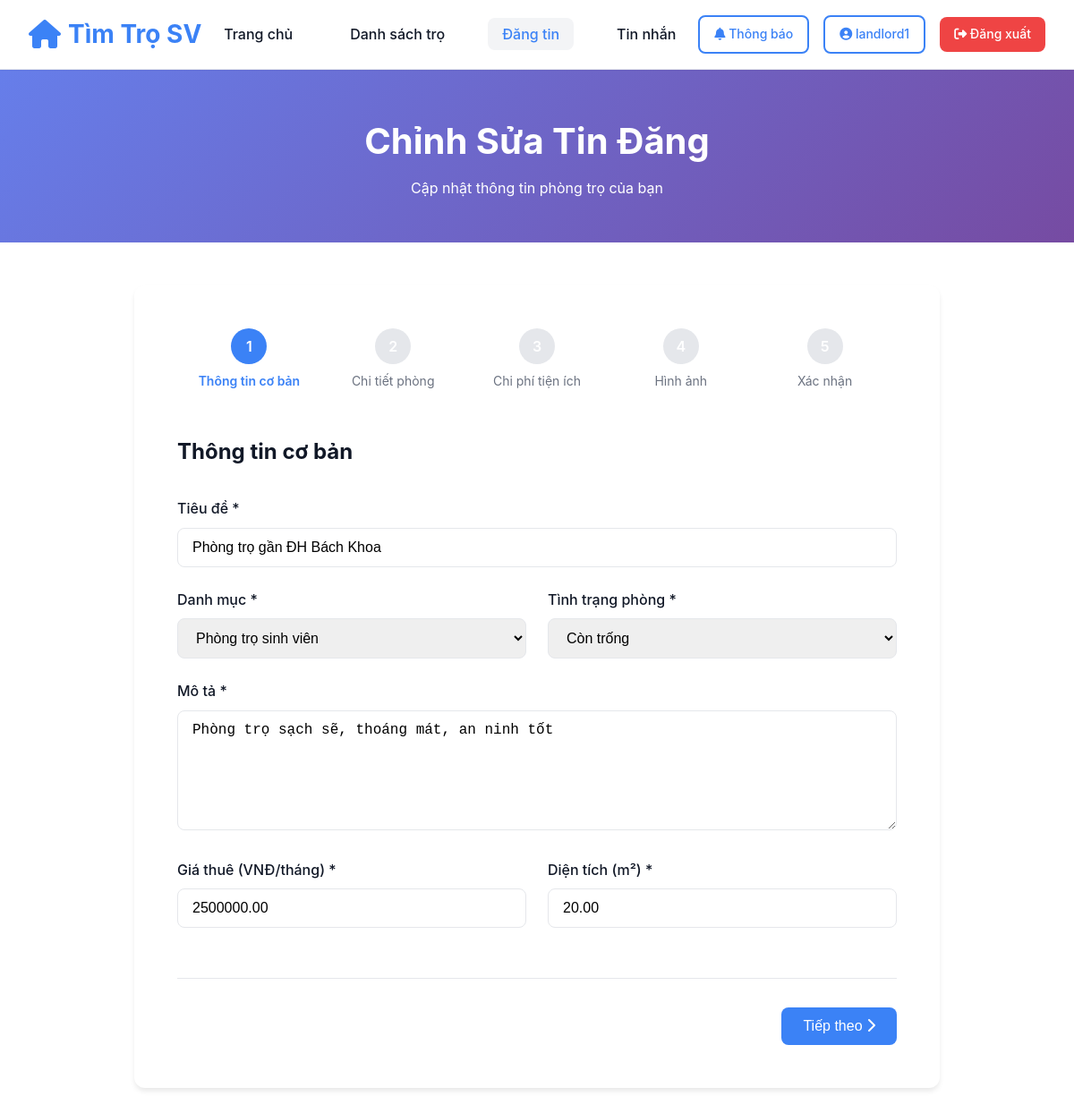
/Views/posts/create.php?id=1 (signed in), run on the app's committed database.
### tables this page shows
CREATE TABLE posts (
    id INT AUTO_INCREMENT PRIMARY KEY,
    user_id INT NOT NULL,
    category_id INT NOT NULL,
    title VARCHAR(255) NOT NULL,
    description TEXT NOT NULL,
    address VARCHAR(255) NOT NULL,
    district VARCHAR(100),
    city VARCHAR(100),
    price DECIMAL(10, 2) NOT NULL,
    area DECIMAL(10, 2),
    room_type ENUM('single', 'shared', 'apartment', 'house') DEFAULT 'single',
    room_status ENUM('available', 'unavailable') DEFAULT 'available',
    max_people INT DEFAULT 1,
    gender ENUM('male', 'female', 'any') DEFAULT 'any',
    amenities TEXT,
    utilities TEXT,
    rules TEXT,
    available_from DATE,
    deposit_amount DECIMAL(10, 2),
    electric_price DECIMAL(10, 2),
    water_price DECIMAL(10, 2),
    status ENUM('pending', 'approved', 'rejected', 'rented') DEFAULT 'pending',
    is_featured BOOLEAN DEFAULT FALSE,
    views INT DEFAULT 0,
    created_at TIMESTAMP DEFAULT CURRENT_TIMESTAMP,
    updated_at TIMESTAMP DEFAULT CURRENT_TIMESTAMP ON UPDATE CURRENT_TIMESTAMP,
    FOREIGN KEY (user_id) REFERENCES users(id) ON DELETE CASCADE,
    FOREIGN KEY (category_id) REFERENCES categories(id) ON DELETE CASCADE,
    INDEX idx_status (status),
    INDEX idx_room_status (room_status),
    INDEX idx_user_id (user_id),
    INDEX idx_category_id (category_id),
    INDEX idx_city_district (city, district),
    INDEX idx_price (price),
    INDEX idx_created_at (created_at)
);

### config.php (called while the page is built, shortened)
<?php
function getDB() {
    static $conn = null;
    if ($conn === null) {
        try {
            $dsn = 'mysql:host=' . DB_HOST . ';dbname=' . DB_NAME . ';charset=utf8mb4';
            $options = [
                PDO::ATTR_ERRMODE => PDO::ERRMODE_EXCEPTION,
                PDO::ATTR_DEFAULT_FETCH_MODE => PDO::FETCH_ASSOC,
                PDO::ATTR_EMULATE_PREPARES => false,
            ];
            $conn = new PDO($dsn, DB_USER, DB_PASS, $options);
        } catch (PDOException $e) {
            $errorMsg = 'Database connection failed: ' . $e->getMessage();
            error_log($errorMsg);
            if (strpos($e->getMessage(), 'SQLSTATE') !== false) {
                if (strpos($e->getMessage(), 'Unknown database') !== false) {
                    die("Error: Database '" . DB_NAME . "' not found. Please create the database and import the SQL schema.");
                } else {
                    die("Database Error: " . $e->getMessage());
                }
            }
            die('Database connection failed. Please try again later.');
        }
    }
    return $conn;
}
?>

### Models/Post.php (called while the page is built, shortened)
<?php
require_once __DIR__ . '/../config.php';
class Post {
    private $db;
    private $table = 'posts';
    public function __construct() {
        $this->db = getDB();
    }
    public function findById($id) {
        try {
            $stmt = $this->db->prepare("
                SELECT p.*, u.full_name, u.phone, u.email, c.name as category_name
                FROM {$this->table} p
                JOIN users u ON p.user_id = u.id
                JOIN categories c ON p.category_id = c.id
                WHERE p.id = ?
            ");
            $stmt->execute([$id]);
            return $stmt->fetch();
        } catch (PDOException $e) {
            error_log("Error in Post::findById: " . $e->getMessage());
            return false;
        }
    }
}
?>

### Views/posts/create.php (the view, shortened to what this page needs)
<?php
require_once __DIR__ . '/../../config.php';
require_once __DIR__ . '/../../Models/Post.php';
$postModel = new Post();
$postId = isset($_GET['id']) ? (int)$_GET['id'] : null;
$editingPost = null;
if ($postId) {
    $editingPost = $postModel->findById($postId);
}
?>
<!DOCTYPE html>
<html lang="vi">
<head>
    <link rel="stylesheet" href="../../assets/css/style.css">
    <link rel="stylesheet" href="https://cdnjs.cloudflare.com/ajax/libs/font-awesome/6.4.0/css/all.min.css">
</head>
<body>
    <header class="header">
        <nav class="navbar">
            <a href="../../index.php" class="logo">
                <i class="fas fa-home"></i>
                <span>Tìm Trọ SV</span>
            </a>
            <ul class="nav-menu">
                <li><a href="../../index.php" class="nav-link">Trang chủ</a></li>
                <li><a href="list.php" class="nav-link">Danh sách trọ</a></li>
                <li><a href="create.php" class="nav-link active">Đăng tin</a></li>
                <li><a href="../chat/chat.php" class="nav-link">Tin nhắn</a></li>
            </ul>
            <div class="nav-actions">
                <div style="position: relative; display: inline-block;">
                    <a href="../user/notifications.php" class="btn btn-outline btn-sm" title="Thông báo">
                        <i class="fas fa-bell"></i> Thông báo
                    </a>
                </div>
                <a href="../user/profile.php" class="btn btn-outline btn-sm"><i class="fas fa-user-circle"></i> <?php echo htmlspecialchars($_SESSION['username']); ?></a>
                <a href="../../Controllers/AuthController.php?action=logout" class="btn btn-danger btn-sm"><i class="fas fa-sign-out-alt"></i> Đăng xuất</a>
            </div>
        </nav>
    </header>
    <div class="page-header">
        <h1><?php echo $editingPost ? 'Chỉnh Sửa Tin Đăng' : 'Đăng Tin Cho Thuê Phòng Trọ'; ?></h1>
        <p><?php echo $editingPost ? 'Cập nhật thông tin phòng trọ của bạn' : 'Chia sẻ thông tin phòng trọ của bạn'; ?></p>
    </div>
    <div class="content-wrapper">
        <div class="container">
            <div class="form-container">
                <div class="step-indicator">
                    <div class="step active">
                        <div class="step-number">1</div>
                        <div class="step-title">Thông tin cơ bản</div>
                    </div>
                    <div class="step">
                        <div class="step-number">2</div>
                        <div class="step-title">Chi tiết phòng</div>
                    </div>
                    <div class="step">
                        <div class="step-number">3</div>
                        <div class="step-title">Chi phí tiện ích</div>
                    </div>
                    <div class="step">
                        <div class="step-number">4</div>
                        <div class="step-title">Hình ảnh</div>
                    </div>
                    <div class="step">
                        <div class="step-number">5</div>
                        <div class="step-title">Xác nhận</div>
                    </div>
                </div>
                <form id="createPostForm" action="../../Controllers/PostController.php" method="POST" enctype="multipart/form-data">
                    <div class="form-step active" data-step="1">
                        <h2 style="margin-bottom: 2rem;">Thông tin cơ bản</h2>
                        <div class="form-group">
                            <label class="form-label" for="title">Tiêu đề *</label>
                            <input
                                type="text"
                                class="form-control"
                                id="title"
                                name="title"
                                placeholder="VD: Phòng trọ gần trường ĐH Bách Khoa"
                                value="<?php echo $editingPost ? htmlspecialchars($editingPost['title']) : ''; ?>"
                                required
                            >
                        </div>
                        <div class="form-row">
                            <div class="form-group">
                                <label class="form-label" for="category">Danh mục *</label>
                                <select class="form-control" id="category" name="category_id" required>
                                    <option value="1" <?php echo $editingPost && $editingPost['category_id'] == 1 ? 'selected' : ''; ?>>Phòng trọ sinh viên</option>
                                </select>
                            </div>
                            <div class="form-group">
                                <label class="form-label" for="room_status">Tình trạng phòng *</label>
                                <select class="form-control" id="room_status" name="room_status" required>
                                    <option value="available" <?php echo $editingPost && $editingPost['room_status'] == 'available' ? 'selected' : ''; ?>>Còn trống</option>
                                </select>
                            </div>
                        </div>
                        <div class="form-group">
                            <label class="form-label" for="description">Mô tả *</label>
                            <textarea
                                class="form-control"
                                id="description"
                                name="description"
                                rows="6"
                                placeholder="Mô tả chi tiết về phòng trọ: vị trí, tiện ích, nội thất..."
                                required
                            ><?php echo $editingPost ? htmlspecialchars($editingPost['description']) : ''; ?></textarea>
                        </div>
                        <div class="form-row">
                            <div class="form-group">
                                <label class="form-label" for="price">Giá thuê (VNĐ/tháng) *</label>
                                <input
                                    type="number"
                                    class="form-control"
                                    id="price"
                                    name="price"
                                    placeholder="2500000"
                                    min="0"
                                    value="<?php echo $editingPost ? $editingPost['price'] : ''; ?>"
                                    required
                                >
                            </div>
                            <div class="form-group">
                                <label class="form-label" for="area">Diện tích (m²) *</label>
                                <input
                                    type="number"
                                    class="form-control"
                                    id="area"
                                    name="area"
                                    placeholder="20"
                                    min="0"
                                    step="0.1"
                                    value="<?php echo $editingPost ? $editingPost['area'] : ''; ?>"
                                    required
                                >
                            </div>
                        </div>
                    </div>
                    <div class="form-actions">
                        <div style="flex: 1;"></div>
                        <button type="button" class="btn btn-primary" id="nextBtn" onclick="changeStep(1)">
                            Tiếp theo <i class="fas fa-chevron-right"></i>
                        </button>
                    </div>
                </form>
            </div>
        </div>
    </div>
</body>
</html>

### assets/css/style.css (style rules this page uses)
:root { --primary-color: #3b82f6; --primary-dark: #2563eb; --primary-light: #60a5fa; --secondary-color: #8b5cf6; --success-color: #10b981; --danger-color: #ef4444; --warning-color: #f59e0b; --info-color: #06b6d4; --dark-color: #1f2937; --light-color: #f3f4f6; --border-color: #e5e7eb; --text-primary: #111827; --text-secondary: #6b7280; --shadow-sm: 0 1px 2px 0 rgb(0 0 0 / 0.05); --shadow-md: 0 4px 6px -1px rgb(0 0 0 / 0.1); --shadow-lg: 0 10px 15px -3px rgb(0 0 0 / 0.1); --radius-sm: 0.375rem; --radius-md: 0.5rem; --radius-lg: 0.75rem; }
* { margin: 0; padding: 0; box-sizing: border-box; }
body { font-family: 'Inter', -apple-system, BlinkMacSystemFont, 'Segoe UI', Roboto, 'Helvetica Neue', Arial, sans-serif; color: var(--text-primary); background-color: #fff; line-height: 1.6; overflow-x: hidden; }
a { text-decoration: none; color: inherit; transition: all 0.3s ease; }
.header { background-color: #fff; box-shadow: var(--shadow-sm); position: sticky; top: 0; z-index: 1000; border-bottom: 1px solid var(--border-color); }
.navbar { display: flex; justify-content: space-between; align-items: center; padding: 1rem 2rem; max-width: 1400px; margin: 0 auto; }
.logo { font-size: 1.75rem; font-weight: 700; color: var(--primary-color); display: flex; align-items: center; gap: 0.5rem; }
.logo i { font-size: 2rem; }
.nav-menu { display: flex; list-style: none; gap: 2rem; align-items: center; }
.nav-link { color: var(--text-primary); font-weight: 500; padding: 0.5rem 1rem; border-radius: var(--radius-md); transition: all 0.3s ease; }
.nav-link.active { color: var(--primary-color); background-color: var(--light-color); }
.nav-actions { display: flex; gap: 1rem; align-items: center; }
.btn { display: inline-block; padding: 0.75rem 1.5rem; font-size: 1rem; font-weight: 500; text-align: center; border: none; border-radius: var(--radius-md); cursor: pointer; transition: all 0.3s ease; text-decoration: none; }
.btn-primary { background-color: var(--primary-color); color: white; }
.btn-outline { background-color: transparent; border: 2px solid var(--primary-color); color: var(--primary-color); }
.btn-danger { background-color: var(--danger-color); color: white; }
.btn-sm { padding: 0.5rem 1rem; font-size: 0.875rem; }
.form-group { margin-bottom: 1.5rem; }
.form-label { display: block; margin-bottom: 0.5rem; font-weight: 500; color: var(--text-primary); }
.form-control { width: 100%; padding: 0.75rem 1rem; font-size: 1rem; border: 1px solid var(--border-color); border-radius: var(--radius-md); transition: all 0.3s ease; }
textarea.form-control { resize: vertical; min-height: 100px; }
select.form-control { cursor: pointer; }
.container { max-width: 1400px; margin: 0 auto; padding: 0 2rem; }

### Views/posts/create.php (style rules this page uses)
.page-header { background: linear-gradient(135deg, #667eea 0%, #764ba2 100%); color: white; padding: 3rem 0; text-align: center; }
.page-header h1 { font-size: 2.5rem; margin-bottom: 0.5rem; }
.content-wrapper { padding: 3rem 0; }
.form-container { max-width: 900px; margin: 0 auto; background: white; padding: 3rem; border-radius: var(--radius-lg); box-shadow: var(--shadow-md); }
.form-step { display: none; }
.form-step.active { display: block; }
.step-indicator { display: flex; justify-content: space-between; margin-bottom: 3rem; }
.step { flex: 1; text-align: center; position: relative; }
.step::after { content: ''; position: absolute; top: 20px; left: 50%; width: 100%; height: 2px; background: var(--border-color); z-index: -1; }
.step:last-child::after { display: none; }
.step-number { width: 40px; height: 40px; background: var(--border-color); color: white; border-radius: 50%; display: inline-flex; align-items: center; justify-content: center; margin-bottom: 0.5rem; font-weight: 600; }
.step.active .step-number { background: var(--primary-color); }
.step-title { font-size: 0.875rem; color: var(--text-secondary); }
.step.active .step-title { color: var(--primary-color); font-weight: 600; }
.form-row { display: grid; grid-template-columns: 1fr 1fr; gap: 1.5rem; }
.form-actions { display: flex; justify-content: space-between; gap: 1rem; margin-top: 2rem; padding-top: 2rem; border-top: 1px solid var(--border-color); }

### data on the page
posts: title "Phòng trọ gần ĐH Bách Khoa", category_id "Phòng trọ sinh viên", room_status "Còn trống", description "Phòng trọ sạch sẽ, thoáng mát, an ninh tốt", price "2500000.00", area "20.00"

### other printed values
$_SESSION['username'] "landlord1"
